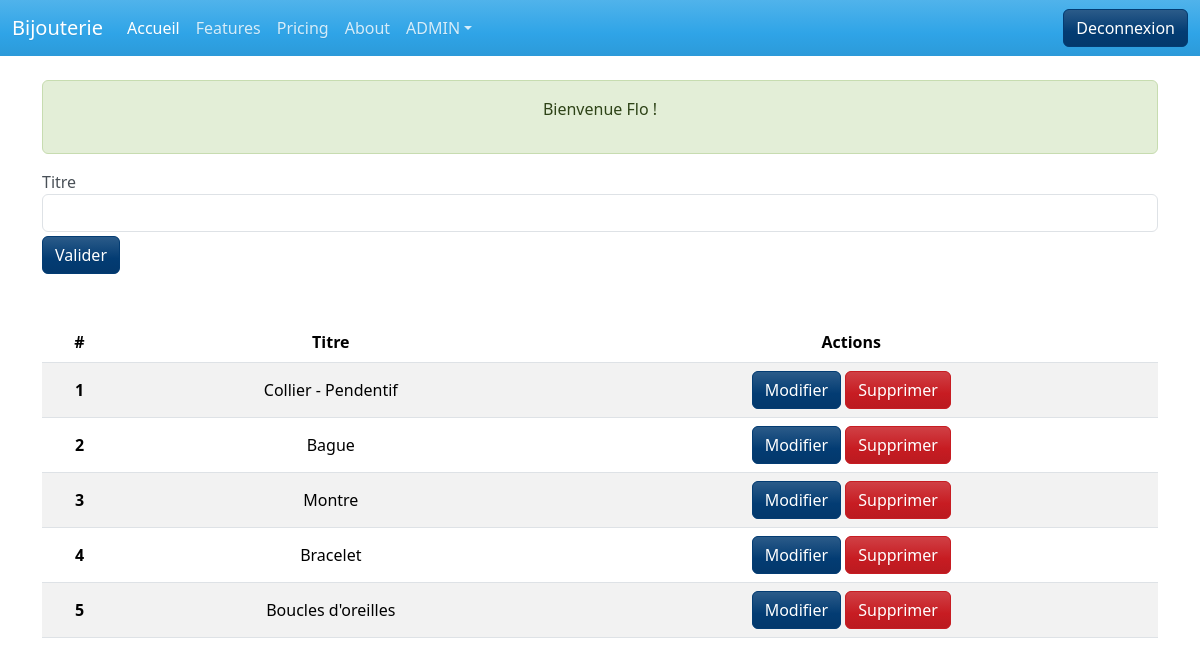
Page /back/gestionCategorie.php (signed in) on the committed database.
### tables this page shows
CREATE TABLE `category` (
  `id` int(11) NOT NULL,
  `title` varchar(255) NOT NULL
);

### inc/init.inc.php (called while the page is built, shortened)
<?php
$pdo = new PDO('mysql:host=localhost;dbname=ma_bijouterie', 'root', '', array(PDO::ATTR_ERRMODE => PDO::ERRMODE_WARNING, PDO::MYSQL_ATTR_INIT_COMMAND => 'SET NAMES utf8'));
function executeRequete($requete, $param  = array())
{
    global $pdo;
    $resultat = $pdo->prepare($requete);
    $success = $resultat->execute($param);
    if ($success) {
        return $resultat;
    } else {
        return false;
    }
}

### back/gestionCategorie.php (the view, shortened to what this page needs)
<?php require_once '../inc/header.inc.php';
$resultat = executeRequete("SELECT * FROM category");
$categories = $resultat->fetchAll(PDO::FETCH_ASSOC);
?>
<form method="post" action="">
    <div class="form-group  mt-3">
        <label>Titre</label>
        <input class="form-control" type="text" name="title" value="<?= $category['title'] ?? ''; ?>">
    </div>
    <button type="submit" class="mt-1 mb-5  btn btn-info">Valider</button>
</form>
<table class="table table-hover table-striped">
    <thead>
        <tr>
            <th class="text-center align-middle" scope="col">#</th>
            <th class="text-center align-middle" scope="col">Titre</th>
            <th class="text-center align-middle" scope="col">Actions</th>
        </tr>
    </thead>
    <tbody>
        <?php foreach ($categories as $category) :  ?>
            <tr>
                <th class="text-center align-middle" scope="row"><?= $category['id']; ?></th>
                <td class="text-center align-middle"><?= $category['title']; ?></td>
                <td class="text-center align-middle">
                    <a href="?action=edit&id=<?= $category['id']; ?>" class="btn btn-info ">Modifier</a>
                    <a onclick="return confirm('Etes-vous sûr de vouloir supprimer cette catégorie ?')" href="?action=delete&id=<?= $category['id']; ?>" class="btn btn-danger">Supprimer</a>
                </td>
            </tr>
        <?php endforeach; ?>
    </tbody>
</table>
<?php require_once '../inc/footer.inc.php';   ?>

### rows in the picture
category: id "1", title "Collier - Pendentif"
category: id "2", title "Bague"
category: id "3", title "Montre"
category: id "4", title "Bracelet"
category: id "5", title "Boucles d'oreilles"

### other values in the picture
$message "Bienvenue Flo !"
